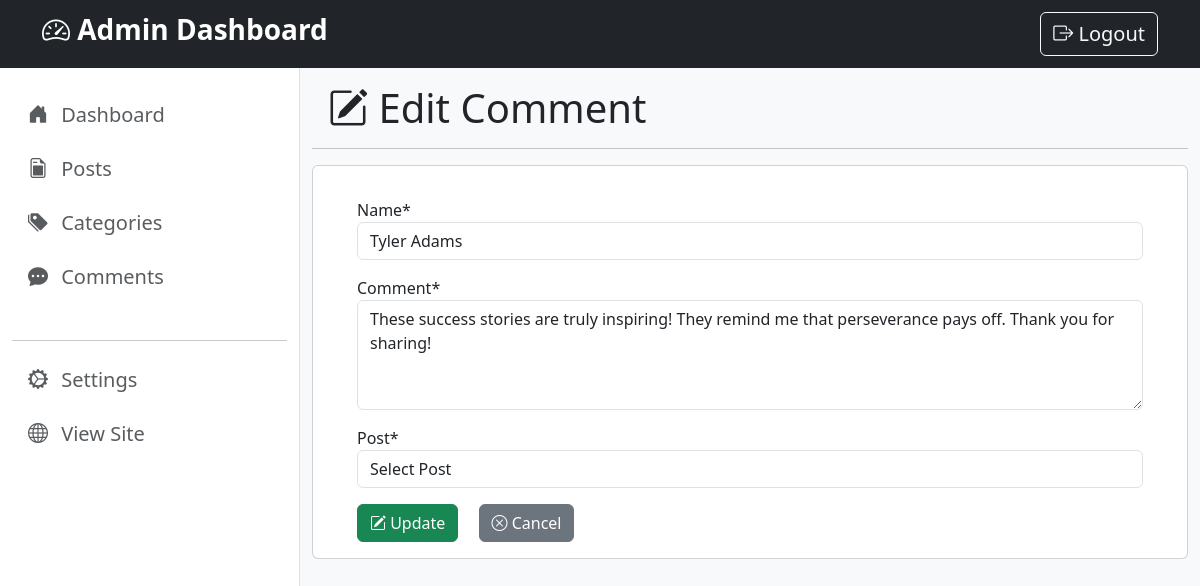
The page /admin/comments/edit.php?id=25 on the database its author committed.
### tables this page shows
CREATE TABLE `comments` (
  `id` int(11) NOT NULL,
  `name` varchar(100) NOT NULL,
  `comment` text NOT NULL,
  `post_id` int(11) NOT NULL,
  `created_at` timestamp NOT NULL DEFAULT current_timestamp()
);

### admin/comments/edit.php (the view, shortened to what this page needs)
<?php
include("../../config/database.php");
include("../includes/header.php");
$id = isset($_GET['id']) ? $_GET['id'] : 0;
$sql = "SELECT * FROM comments WHERE id = ?";
$stmt = $conn->prepare($sql);
$stmt->execute([$id]);
$comment = $stmt->fetch(PDO::FETCH_ASSOC);
?>
<div class="container-fluid" style="height: 100vh;">
    <div class="row">
        <?php include("../includes/sidebar.php"); ?>
        <div class="col bg-light" style="height: 150vh;">
            <h1 class="m-3"><i class="bi bi-pencil-square"></i> Edit Comment</h1>
            <hr>
            <div class="container bg-white p-3 card">
                <form method="post" action="">
                    <div class="container">
                        <div class="item m-3">
                            <label for="name">Name*</label>
                            <input id="name" type="text" class="form-control" name="name"
                                value="<?= htmlspecialchars($comment['name'] ?? '') ?>" required>
                        </div>
                        <div class="item m-3">
                            <label for="comment">Comment*</label>
                            <textarea id="comment" class="form-control" name="comment" rows="4" required><?= htmlspecialchars($comment['comment'] ?? '') ?></textarea>
                        </div>
                        <div class="item m-3">
                            <label for="post_id">Post*</label>
                            <select id="post_id" name="post_id" class="form-control" required>
                                <option value="">Select Post</option>
                            </select>
                        </div>
                        <button type="submit" class="btn btn-success ms-3">
                            <i class="bi bi-pencil-square"></i> Update
                        </button>
                        <a href="index.php" class="btn btn-secondary ms-3">
                            <i class="bi bi-x-circle"></i> Cancel
                        </a>
                    </div>
                </form>
            </div>
        </div>
    </div>
</div>
<?php include("../includes/footer.php"); ?>

### rows shown on the page
comments: name "Tyler Adams", comment "These success stories are truly inspiring! They remind me that perseverance pays off. Thank you for sharing!"
